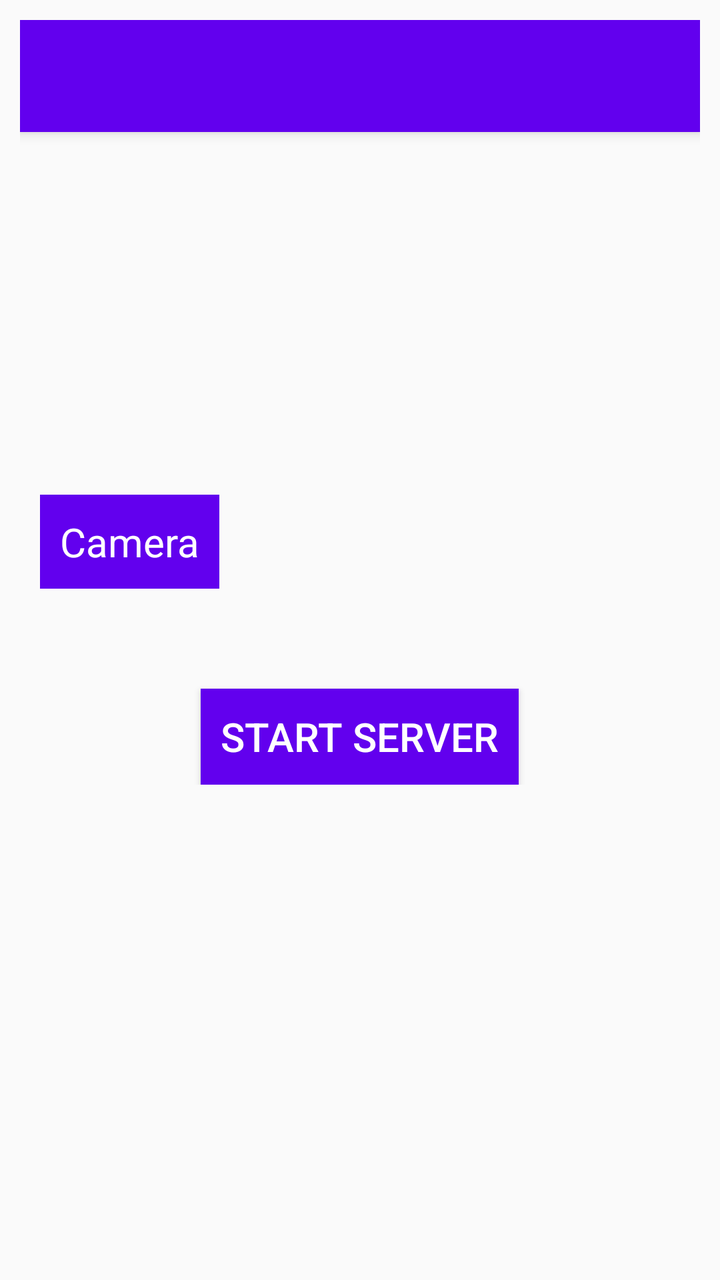
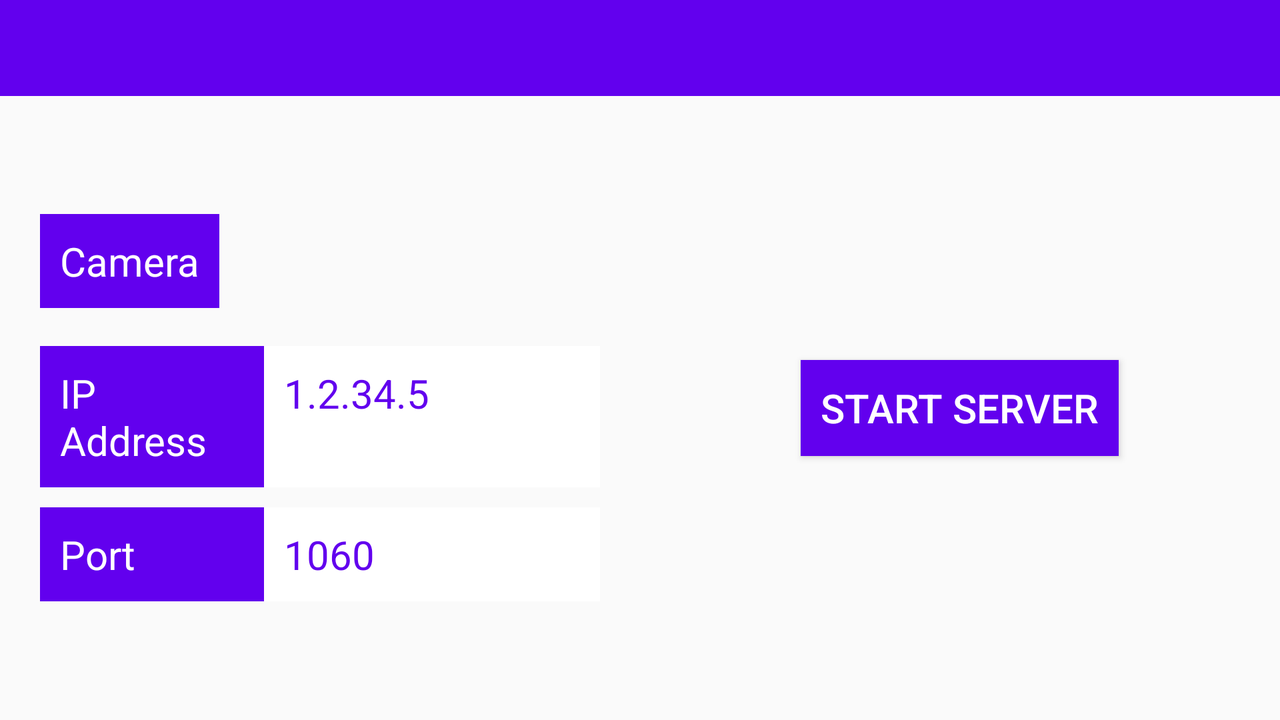

First picture: res/layout/ on a phone held upright. Second picture: the repository's own variant of that layout, on a device whose configuration matches the variant's folder. Source for both follows.
<!-- AndroidManifest.xml: application theme AppTheme -->
<!-- res/layout/layout_details.xml -->
<?xml version="1.0" encoding="utf-8"?>
<RelativeLayout xmlns:android="http://schemas.android.com/apk/res/android"
    android:orientation="vertical" android:layout_width="match_parent"
    android:layout_height="match_parent"
    android:padding="10dip"
    >
    <android.support.v7.widget.Toolbar
        android:id="@+id/toolbar"
        android:layout_height="?attr/actionBarSize"
        android:layout_width="match_parent"
        android:background="?attr/colorPrimary"
        android:elevation="4dp"

        android:theme="@style/ThemeOverlay.AppCompat.ActionBar"
        android:popupTheme="@style/ThemeOverlay.AppCompat.Light"
        android:titleTextColor="#ffffff"

        />
    <LinearLayout
        android:paddingLeft="10dip"
        android:paddingRight="10dip"
        android:layout_centerInParent="true"
        android:layout_width="match_parent"
        android:layout_height="wrap_content"
        android:orientation="vertical"
        >
        <TextView
            android:layout_height="wrap_content"
            android:layout_width="wrap_content"
            style="@style/LabelStyle"
            android:text="Camera"
            />
        <Spinner
            android:background="@drawable/layout_border"
            android:layout_width="match_parent"
            android:layout_height="wrap_content"
            android:id="@+id/camera_choice_list_view"
            android:padding = "0dip"
            />

        <Button
            android:layout_gravity="center"
            android:layout_marginTop="50dip"
            android:layout_centerInParent="true"
            android:id="@+id/startStreamingBtn"
            android:layout_height="wrap_content"
            android:layout_width="wrap_content"
            android:text="Start Server"
            style="@style/LabelStyle"
            android:paddingLeft="10dip"
            android:paddingRight="10dip"
            />
    </LinearLayout>


</RelativeLayout>
<!-- resources referenced by this layout -->
<resources>
  <!-- drawable layout_border (drawable) -->
  <?xml version="1.0" encoding="utf-8"?>
  <shape
      xmlns:android="http://schemas.android.com/apk/res/android"
      >
      <solid android:color="#FFFFFF"/>
      <stroke android:width="3dip" android:color="@color/colorPrimary" />
      
      <padding android:left="0dip" android:top="0dip"
          android:right="0dip" android:bottom="0dip" />
  
  </shape>
  <style name="LabelStyle">
          <item name="android:padding">10dip</item>
          <item name="android:background">@color/colorPrimary</item>
          <item name="android:textColor">#ffffff</item>
          <item name="android:textSize">20dip</item>
      </style>
  <style name="AppTheme" parent="Theme.AppCompat.Light.DarkActionBar">
          
          <item name="colorPrimary">@color/colorPrimary</item>
          <item name="colorPrimaryDark">@color/colorPrimaryDark</item>
          <item name="colorAccent">@color/colorAccent</item>
      </style>
</resources>
<!-- res/layout-land/layout_details.xml (the repository's variant of the layout above) -->
<!-- drawn on the phone turned sideways -->
<?xml version="1.0" encoding="utf-8"?>
<LinearLayout xmlns:android="http://schemas.android.com/apk/res/android"
    android:orientation="vertical" android:layout_width="match_parent"
    android:layout_height="match_parent"
    xmlns:app="http://schemas.android.com/apk/res-auto"
    xmlns:tools="http://schemas.android.com/tools"
    >

    <android.support.design.widget.AppBarLayout
        android:layout_width="match_parent"
        android:layout_height="wrap_content"
        android:theme="@style/AppTheme.AppBarOverlay">

        <android.support.v7.widget.Toolbar
            android:id="@+id/toolbar"
            android:layout_width="match_parent"
            android:layout_height="?attr/actionBarSize"
            android:background="?attr/colorPrimary"
            app:popupTheme="@style/AppTheme.PopupOverlay" />

    </android.support.design.widget.AppBarLayout>

<LinearLayout
    android:orientation="horizontal"
    android:layout_height="match_parent"
    android:layout_width="match_parent"
   android:gravity="center_vertical"
    >

    <LinearLayout

        android:paddingLeft="20dip"
        android:paddingRight="20dip"
        android:layout_centerInParent="true"
        android:layout_width="0dip"
        android:layout_weight="1"
        android:layout_height="wrap_content"
        android:orientation="vertical"
        >
        <TextView
            android:layout_height="wrap_content"
            android:layout_width="wrap_content"
            style="@style/LabelStyle"
            android:text="Camera"
            />
        <Spinner
            android:background="@drawable/layout_border"
            android:layout_width="match_parent"
            android:layout_height="wrap_content"
            android:id="@+id/camera_choice_list_view"
            android:padding = "0dip"
            />
        <include layout="@layout/layout_server_details" />


    </LinearLayout>
    <LinearLayout
        android:layout_height="match_parent"
        android:layout_width="0dip"
        android:orientation="vertical"
        android:layout_weight="1"
        android:gravity="center"
        >
        <Button


            android:layout_marginTop="0dip"
            android:layout_centerInParent="true"
            android:id="@+id/startStreamingBtn"
            android:layout_height="wrap_content"
            android:layout_width="wrap_content"
            android:text="Start Server"
            style="@style/LabelStyle"
            android:paddingLeft="10dip"
            android:paddingRight="10dip"
            />
    </LinearLayout>



</LinearLayout>

</LinearLayout>
<!-- res/layout/layout_server_details.xml (included above) -->
<LinearLayout xmlns:android="http://schemas.android.com/apk/res/android"
    android:orientation="vertical" android:layout_width="match_parent"
    android:layout_height="match_parent"
    >

    <TextView
        android:layout_width="match_parent"
        android:layout_height="wrap_content"
        android:id="@id/alert_message"
        />

    <LinearLayout
        android:layout_width="match_parent"
        android:layout_height="wrap_content"
        android:orientation="horizontal"
        >

        <TextView
            android:layout_width="match_parent"
            android:layout_height="wrap_content"
            style="@style/LabelStyle"
            android:text="IP Address"
            android:layout_weight="0.6"
            android:layout_marginBottom="0dip"
            />
        <TextView
            android:layout_marginTop="0dip"
            android:text="1.2.34.5"
            android:layout_weight="0.4"
            android:layout_height="match_parent"
            android:layout_width="match_parent"
            style="@style/LabelStyle"
            android:background="#ffffff"
            android:textColor="@color/colorPrimary"
            android:id="@+id/serverIp"
            android:paddingRight="0dip"
            />

    </LinearLayout>
    <LinearLayout
        android:layout_marginTop="10dip"
        android:layout_width="match_parent"
        android:layout_height="wrap_content"
        android:orientation="horizontal"
        >

        <TextView
            android:layout_width="match_parent"
            android:layout_height="wrap_content"
            style="@style/LabelStyle"
            android:text="Port"
            android:layout_weight="0.6"
            />
        <TextView
            android:layout_width="match_parent"
            android:layout_height="wrap_content"
            android:id="@+id/serverPort"
            style="@style/LabelStyle"
            android:background="#ffffff"
            android:textColor="@color/colorPrimary"
            android:text="1060"
            android:layout_weight="0.4"
            />

    </LinearLayout>

</LinearLayout>
<!-- resources referenced by the variant -->
<!-- as the phone turned sideways resolves them -->
<resources>
  <!-- drawable layout_border (drawable) -->
  <?xml version="1.0" encoding="utf-8"?>
  <shape
      xmlns:android="http://schemas.android.com/apk/res/android"
      >
      <solid android:color="#FFFFFF"/>
      <stroke android:width="3dip" android:color="@color/colorPrimary" />
      
      <padding android:left="0dip" android:top="0dip"
          android:right="0dip" android:bottom="0dip" />
  
  </shape>
  <style name="AppTheme.AppBarOverlay" parent="ThemeOverlay.AppCompat.Dark.ActionBar" />
  <style name="AppTheme.PopupOverlay" parent="ThemeOverlay.AppCompat.Light" />
  <style name="LabelStyle">
          <item name="android:padding">10dip</item>
          <item name="android:background">@color/colorPrimary</item>
          <item name="android:textColor">#ffffff</item>
          <item name="android:textSize">20dip</item>
      </style>
  <style name="AppTheme" parent="Theme.AppCompat.Light.DarkActionBar">
          
          <item name="colorPrimary">@color/colorPrimary</item>
          <item name="colorPrimaryDark">@color/colorPrimaryDark</item>
          <item name="colorAccent">@color/colorAccent</item>
      </style>
</resources>
